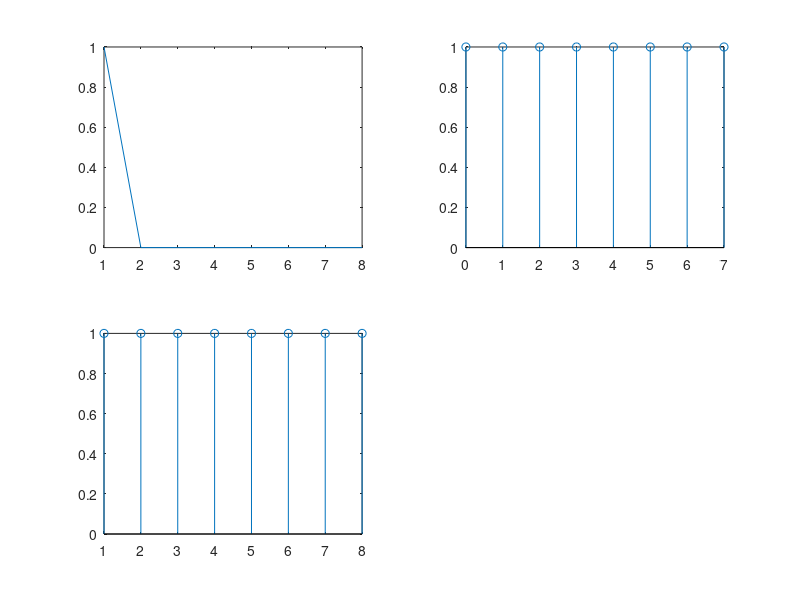

The MATLAB source for this figure:
clc
clear
N=8;
n=0:N-1; 
x= n==0;
subplot(221)
plot(x);

z=transpose(x);
F=zeros(N);
for i=1:N
    for j=1:N
    F(i, j)=exp(-1j*(i-1).*(j-1).*2.*pi/N);
    end
end
y=F*z;
subplot(222);
stem(n,abs(y));
subplot(223);
r=fft(x);
stem(abs(r));